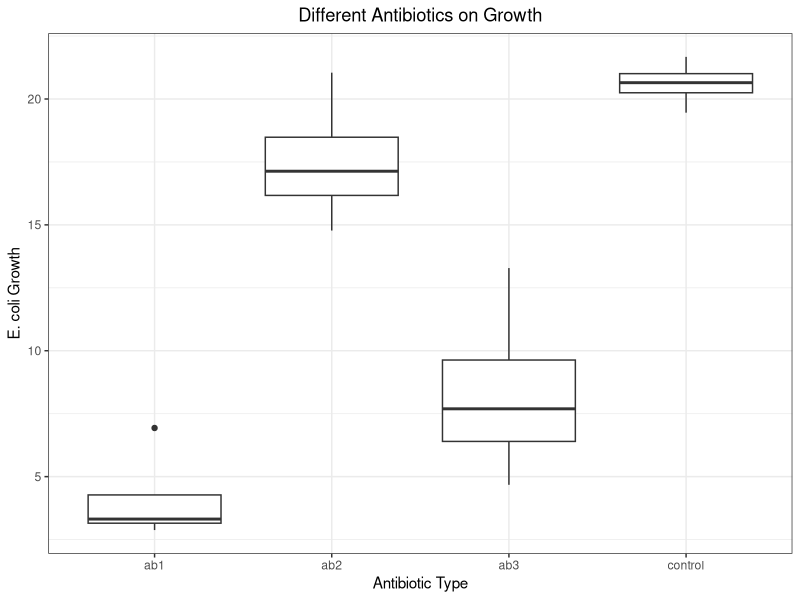
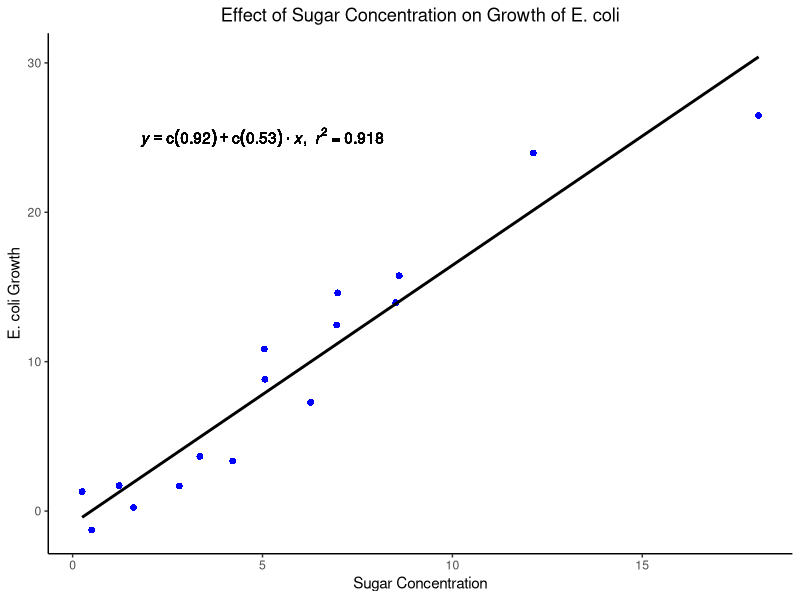

Generate these figures, in order, with R:
## ---- chunk 1

library(ggplot2)

antibiotics <- read.csv("antibiotics.csv")
      
plot1 <- ggplot(antibiotics, aes(x = trt, y = growth)) +
      geom_boxplot() + 
      theme_bw() + 
      xlab("Antibiotic Type") + ylab("E. coli Growth") +
      theme(plot.title = element_text(hjust = 0.5)) + # Centers the title
      ggtitle("Different Antibiotics on Growth")
                        
plot1

## ---- chunk 2
for (i in 1:nrow(antibiotics)){
  if (antibiotics$trt[i] == 'control'){
    antibiotics$aborct[i] <- 0
  }
  else{
    antibiotics$aborct[i] <- 1
  }
}
## ---- chunk 3
ab1 <- antibiotics[antibiotics$trt == 'control',]
ab1[5:8,] <- antibiotics[antibiotics$trt == 'ab1',]
ab2 <- antibiotics[antibiotics$trt == 'control',]
ab2[5:8,] <- antibiotics[antibiotics$trt == 'ab2',]
ab3 <- antibiotics[antibiotics$trt == 'control',]
ab3[5:8,] <- antibiotics[antibiotics$trt == 'ab3',]
## ---- chunk 4
results <- matrix(0,3,3)
colnames(results) <- c("null", "linear", "chisq")
## ---- chunk 5
#Null model function
nllnull <- function(p,y){
  B0=p[1]
  sig=exp(p[2])
  expected=B0
  nll=-sum(dnorm(x=y, mean=expected, sd=sig,log=TRUE))
  return(nll)
}

#Linear Model function
nlllinear <- function(p,x,y){
  B0=p[1]
  B1=p[2]
  sig=exp(p[3])
  expected=B0+B1*x
  nll=-sum(dnorm(x=y, mean=expected, sd=sig,log=TRUE))
  return(nll)
}
## ---- chunk 6
# Antibiotic 1 null model and linear model results
initialGuess <- c(1,1)
fit <- optim(par=initialGuess,fn=nllnull,y=ab1$growth)
results[1,1] <- fit$value

initialGuess <- c(1,1,1)
fit <- optim(par=initialGuess,fn=nlllinear,x=ab1$aborct,y=ab1$growth)
results[1,2] <- fit$value

# Antibiotic 2 null model and linear model results 
initialGuess <- c(1,1)
fit <- optim(par=initialGuess,fn=nllnull,y=ab2$growth)
results[2,1] <- fit$value

initialGuess <- c(1,1,1)
fit <- optim(par=initialGuess,fn=nlllinear,x=ab2$aborct,y=ab2$growth)
results[2,2] <- fit$value

# Antibiotic 3 null model and linear model results
initialGuess <- c(1,1)
fit <- optim(par=initialGuess,fn=nllnull,y=ab3$growth)
results[3,1] <- fit$value

initialGuess <- c(1,1,1)
fit <- optim(par=initialGuess,fn=nlllinear,x=ab3$aborct,y=ab3$growth)
results[3,2] <- fit$value
## ---- chunk 7
#likelihood ratio test results
A <- 2*(results[1,1]-results[1,2])
B <- 2*(results[2,1]-results[2,2])
C <- 2*(results[3,1]-results[3,2])
results[1,3] <- pchisq(q=A, df=1, lower.tail=FALSE) 
results[2,3] <- pchisq(q=B, df=1, lower.tail=FALSE) 
results[3,3] <- pchisq(q=C, df=1, lower.tail=FALSE)
results
## ---- chunk 8
#### Linear plot of sugar effects on growth with line equation and R2 ####

library(ggplot2)

sugardata <- read.csv(file = "sugar.csv", header=TRUE) # Importing the data

# Graphing the data
plot2 <- ggplot(data = sugardata, aes(x = sugar, y = growth))+
  geom_point(color = "blue1", shape = 16, size = 2) +
  theme_classic() +
  xlab("Sugar Concentration") + ylab("E. coli Growth") +
  ggtitle("Effect of Sugar Concentration on Growth of E. coli") +
  theme(plot.title = element_text(hjust = 0.5)) + #Centers the title
  stat_smooth(method = "lm", se=FALSE, color="black") + #Adds a trend line, se=FALSE gets rid of cloud around trendline.
  geom_text(aes(x = 5, y = 25, label = lm_eqn1(lm(sugar ~ growth, sugardata))), parse = TRUE) # Adds the values for the R2 value and equation of the trendline to the coordinates x and y


# Adding the trendline, equation, and R2 value to the graph
m= lm(sugar ~ growth, sugardata)

lm_eqn1 = function(m) {       #Function to calculate and add R2 value and equation of the trendline to plot
  
  l <- list(a = format(coef(m)[1], digits = 2),
            b = format(abs(coef(m)[2]), digits = 2),
            r2 = format(summary(m)$r.squared, digits = 3));
  
  if (coef(m)[2] >= 0)  {
    eq <- substitute(italic(y) == a + b %.% italic(x)*","~~italic(r)^2~"="~r2,l)
  } else {
    eq <- substitute(italic(y) == a - b %.% italic(x)*","~~italic(r)^2~"="~r2,l)    
  }
  
  as.character(as.expression(eq));                 
}

plot2

## ---- chunk 9
############## Null model

nllnull = function(p,y){
  B0=p[1]
  sig=exp(p[2])
  expected=B0
  nll=-sum(dnorm(x=y, mean=expected, sd=sig,log=TRUE))
  return(nll)
}

initialGuess = c(5,1)
null = optim(par=initialGuess,fn=nllnull,y=sugardata$growth)

## ---- chunk 10
################ Linear Model

nllike_linear=function(p,x,y){
  B0=p[1]
  B1=p[2]
  sigma=exp(p[3])
  
  expected=B0+B1*x
  
  nll_linear=-sum(dnorm(x=y,mean=expected,sd=sigma,log=TRUE))
  return(nll_linear)
}

initialGuess=c(5,1,1)
fit_linear=optim(par=initialGuess,fn=nllike_linear,x=sugardata$sugar,y=sugardata$growth)

## ---- chunk 11

############# likelihood ratio test
q = 2*(null$value-fit_linear$value)
lrt = pchisq(q=q, df=1, lower.tail=FALSE)
print(lrt)
## ---- chunk 12
size = 24 # Creates a random generation of 24 x-values between 0 and 50 

num_sims <- 10 # Simulate the data 10 times 
n_per_sim <- 24 # Each simulation will have 24 values
set.seed(24) # Seed is necessary for reproducibility 
sigma_num <- 8 # The amount of sigma values for this analysis
sigma <- c(1,2,4,6,8,12,16,24) # Setting the sigma values for this analysis

outputx<-as.data.frame(matrix(0, ncol=10, nrow=24)) # Empty matrix to compile the 10 reiterations of the 24 randomly generated x variables
outputy<-as.data.frame(matrix(0, ncol=10, nrow=24)) # Empty matrix to compile the 10 reiterations of the 24 y variables
youtput <-list() # Empty file to compile the output matrices into a list
for(sigma_number in 1:sigma_num){
  youtput[[sigma_number]]=matrix(NA,24,num_sims)
}

###### For loop to randomly generate x-values and then corresponding y-values based on the provided slope and intercept

for (sim_number in 1:num_sims){ # This starts your for loop
  x = sample(x = 0:50, size = 24) # 24 randomly generates x-values between 0 and 50
  outputx[,sim_number] <- x # Puts the randomly generated x-values with 10 iterations into empty matrix created before the for-loop 
  m <- 0.4 # Given slope value
  b <- 10 # Given y-intercept
  y = m*x + b # Calculates y-values from the 24 randomly generated x-values using given slope and intercept 
  outputy[,sim_number] <- y # Puts the y-values with 10 iterations into empty matrix created before the for-loop 
}

###### For loop to add noise to the y-values based on the sigma values given

  for (sigma_number in 1:sigma_num){
    for (j in 1:10){
  youtput[[sigma_number]][,j] = outputy[,j] + rnorm(nrow(outputy), mean=0, sd=sigma[sigma_number])
    }
  }
## ---- chunk 13

#Null model function

null.value.mat <- matrix(NA,8,10)
null.par.mat <- array(NA,dim = c(2,8,10))

nllnull <- function(p,y){
  B0=p[1]
  sig=exp(p[2])
  expected=B0
  nll=-sum(dnorm(x=y, mean=expected, sd=sig,log=TRUE))
  return(nll)
}

for(sigma_number in 1:8){
    for(num_sims in 1:10){
        initialGuess = c(2,10)
        null = optim(par=initialGuess,fn=nllnull,
                     y=as.matrix(youtput[[sigma_number]][,num_sims]))

        null.value.mat[sigma_number,num_sims] <- null$value

        null.par.mat[,sigma_number,num_sims] <- null$par
    }
}
## ---- chunk 14

#Linear Model function

linear.value.mat <- matrix(NA,8,10)
linear.par.mat <- array(NA,dim = c(3,8,10))

nlllinear <- function(p,x,y){
  B0=p[1]
  B1=p[2]
  sig=exp(p[3])
  expected=B0+B1*x
  nll=-sum(dnorm(x=y, mean=expected, sd=sig,log=TRUE))
  return(nll)
}

for(sigma_number in 1:8){
    for(num_sims in 1:10){
        initialGuess = c(0,0.3,2)
        linear = optim(par=initialGuess,fn=nlllinear, x=as.matrix(outputx[,num_sims]),
                     y=as.matrix(youtput[[sigma_number]][,num_sims]))

        linear.value.mat[sigma_number,num_sims] <- linear$value

        linear.par.mat[,sigma_number,num_sims] <- linear$par
    }
}
## ---- chunk 15
####### Likelihood ratio test

lrt.value <- matrix(NA,8,10) # Empty matrix to store the p-values

for(sigma_number in 1:8){ # Start of for loop 1
    for(num_sims in 1:10){ # Start of for loop 2
      
      q = 2*(null.value.mat[sigma_number,num_sims]-linear.value.mat[sigma_number,num_sims]) # Calculating the q-value for each cell - subtracting the linear value from the null value and multiplying by 2
      lrt = pchisq(q=q, df=1, lower.tail=FALSE) # Conducting the likelihood ratio test
      lrt.value[sigma_number,num_sims] <- lrt # Storing the outputs from the likelihood ratio test in the matrix that was created earlier
    }
  }

# Average p-value across monte carlos
for (sigma_number in 1:8){
  print(mean(lrt.value[sigma_number,]))
}
## ---- chunk 16
## 2-level ANOVA ##
x2 = c(13,13,13,13,13,13,13,13,13,13,13,13,38,38,38,38,38,38,38,38,38,38,38,38)
x_values2 = matrix(rep(x2,10),nrow=24,ncol=10)

y2 <-  .4 * x_values2^2 + 10

outputy2 <-as.data.frame(matrix(0, ncol=10, nrow=24))
youtput2 <-list()

for (sigma_number in 1:sigma_num){
  outputy2 = y2 + rnorm(length(y2), mean=0, sd=sigma[sigma_number])
    
  youtput2[[sigma_number]] <- outputy2
}
## ---- chunk 17

# Subsetting the data by x-value/trial
youtput2.1 = lapply(youtput2, function(x) x[1:12,,drop=FALSE])
youtput2.2 = lapply(youtput2, function(x) x[13:24,,drop=FALSE])

# Output matrices/arrays for null model values
A2.1.null.value.mat <- matrix(NA,8,10)
A2.1.null.par.mat <- array(NA,dim = c(2,8,10))
A2.2.null.value.mat <- matrix(NA,8,10)
A2.2.null.par.mat <- array(NA,dim = c(2,8,10))

# Null function
nllnull <- function(p,y){
  B0=p[1]
  sig=exp(p[2])
  expected=B0
  nll=-sum(dnorm(x=y, mean=expected, sd=sig,log=TRUE))
  return(nll)
}

# Linear function
nlllinear <- function(p,x,y){
  B0=p[1]
  B1=p[2]
  sig=exp(p[3])
  expected=B0+B1*x
  nll=-sum(dnorm(x=y, mean=expected, sd=sig,log=TRUE))
  return(nll)
}

### Null model for rows 1-12 (test value = 13)
for(sigma_number in 1:8){
    for(num_sims in 1:10){
        initialGuess = rnorm(2,-10)
        null = optim(par=initialGuess,fn=nllnull,
                     y=as.matrix(youtput2.1[[sigma_number]][,num_sims]))

        A2.1.null.value.mat[sigma_number,num_sims] <- null$value

        A2.1.null.par.mat[,sigma_number,num_sims] <- null$par
    }
}

### Null model For rows 13-24 (test value = 38)
for(sigma_number in 1:8){
    for(num_sims in 1:10){
        initialGuess = rnorm(2,-10)
        null = optim(par=initialGuess,fn=nllnull,
                     y=as.matrix(youtput2.2[[sigma_number]][,num_sims]))

        A2.2.null.value.mat[sigma_number,num_sims] <- null$value

        A2.2.null.par.mat[,sigma_number,num_sims] <- null$par
    }
}

# Output matrices/arrays for linear model values
A2.1.linear.value.mat <- matrix(NA,8,10)
A2.1.linear.par.mat <- array(NA,dim = c(3,8,10))
A2.2.linear.value.mat <- matrix(NA,8,10)
A2.2.linear.par.mat <- array(NA,dim = c(3,8,10))

### Linear model for rows 1-12 (test value = 13)
for(sigma_number in 1:8){
    for(num_sims in 1:10){
        initialGuess = rnorm(3,10,2)
        linear = optim(par=initialGuess,fn=nlllinear, x=as.matrix(x_values2),
                     y=as.matrix(youtput2.1[[sigma_number]][,num_sims]))

        A2.1.linear.value.mat[sigma_number,num_sims] <- linear$value

        A2.1.linear.par.mat[,sigma_number,num_sims] <- linear$par
    }
}

### Linear model for rows 13-24 (test value = 38)
for(sigma_number in 1:8){
    for(num_sims in 1:10){
        initialGuess = rnorm(3,10,2)
        linear = optim(par=initialGuess,fn=nlllinear, x=as.matrix(x_values2),
                     y=as.matrix(youtput2.1[[sigma_number]][,num_sims]))

        A2.2.linear.value.mat[sigma_number,num_sims] <- linear$value

        A2.2.linear.par.mat[,sigma_number,num_sims] <- linear$par
    }
}
## ---- chunk 18
#### Likelihood Ratio Tests

#### Test value = 13 (null vs linear model)
lrt.value.13 <- matrix(NA,8,10) # Empty matrix to store the p-values

for(sigma_number in 1:8){ # Start of for loop 1
    for(num_sims in 1:10){ # Start of for loop 2
      
      q = 2*(A2.1.linear.value.mat[sigma_number,num_sims]-A2.1.null.value.mat[sigma_number,num_sims]) # Calculating the q-value for each cell - subtracting the linear value from the null value and multiplying by 2
      lrt = pchisq(q=q, df=1, lower.tail=FALSE) # Conducting the likelihood ratio test
      lrt.value.13[sigma_number,num_sims] <- lrt # Storing the outputs from the likelihood ratio test in the matrix that was created earlier
    }
  }

# Average p-value across monte carlos
for (num_sims in 1:10){
  print(mean(lrt.value.13[,num_sims]))
}
## ---- chunk 19

#### Test value = 38
lrt.value.38 <- matrix(NA,8,10) # Empty matrix to store the p-values

for(sigma_number in 1:8){ # Start of for loop 1
    for(num_sims in 1:10){ # Start of for loop 2
      
      q = 2*(A2.2.linear.value.mat[sigma_number,num_sims]-A2.2.null.value.mat[sigma_number,num_sims]) # Calculating the q-value for each cell - subtracting the linear value from the null value and multiplying by 2
      lrt = pchisq(q=q, df=1, lower.tail=FALSE) # Conducting the likelihood ratio test
      lrt.value.38[sigma_number,num_sims] <- lrt # Storing the outputs from the likelihood ratio test in the matrix that was created earlier
    }
  }

# Average p-value across monte carlos
for (num_sims in 1:10){
  print(mean(lrt.value.38[,num_sims]))
}
## ---- chunk 20
#### Comparing the two trial values (13 vs 38)
lrt.value.A2 <- matrix(NA,8,10) # Empty matrix to store the p-values

for(sigma_number in 1:8){ # Start of for loop 1
    for(num_sims in 1:10){ # Start of for loop 2
      
      q = -2*(A2.2.linear.value.mat[sigma_number,num_sims]-A2.1.linear.value.mat[sigma_number,num_sims]) # Calculating the q-value for each cell - subtracting the linear value from the null value and multiplying by 2
      lrt = pchisq(q=q, df=1, lower.tail=FALSE) # Conducting the likelihood ratio test
      lrt.value.A2[sigma_number,num_sims] <- lrt # Storing the outputs from the likelihood ratio test in the matrix that was created earlier
    }
  }

# Average p-value across monte carlos
for (num_sims in 1:10){
  print(mean(lrt.value.A2[,num_sims]))
}
## ---- chunk 21

## 4-level ANOVA ##
x4 = c(10,10,10,10,10,10,20,20,20,20,20,20,30,30,30,30,30,30,40,40,40,40,40,40)
x_values4 = matrix(rep(x4,10),nrow=24,ncol=10)


y4 <- .4 * x_values4 + 10

outputy4 <-as.data.frame(matrix(0, ncol=10, nrow=24))
youtput4 <-list()

for (sigma_number in 1:sigma_num){
  outputy4 = y4 + rnorm(length(y4), mean=0, sd=sigma[sigma_number])
  
  youtput4[[sigma_number]] <- outputy4
}
## ---- chunk 22
## 8-level ANOVA ##
x8 = c(5,5,5,10,10,10,15,15,15,20,20,20,25,25,25,30,30,30,35,35,35,40,40,40)
x_values8 = matrix(rep(x8,10),nrow=24,ncol=10)

y8 <- .4 * x_values8 + 10

outputy8 <-as.data.frame(matrix(0, ncol=10, nrow=24))
youtput8 <-list()

for (sigma_number in 1:sigma_num){
  outputy8 = y8 + rnorm(length(y8), mean=0, sd=sigma[sigma_number])
  
  youtput8[[sigma_number]] <- outputy8
}

